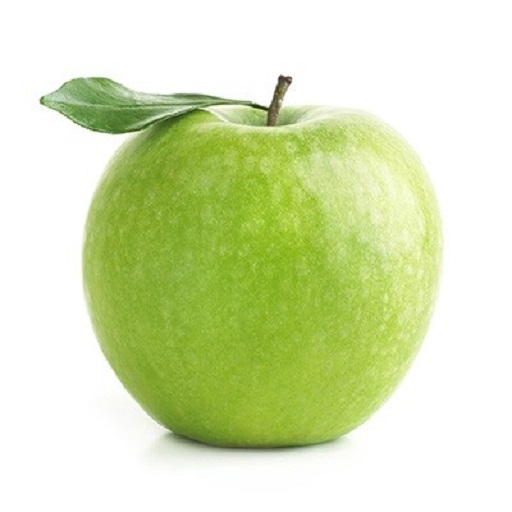
#> input picture apple.jpg, 512 x 512 px
$ python week2.py
#> lines starting #> are read from the running program, lines starting #| are printed output that depends on the picture
import cv2
import math
import numpy as np
from matplotlib import pyplot as plt

# -> step 1
apple, orange, guy = cv2.imread("apple.jpg",), cv2.imread(
    "orange.jpg"), cv2.imread('guy.jpg')
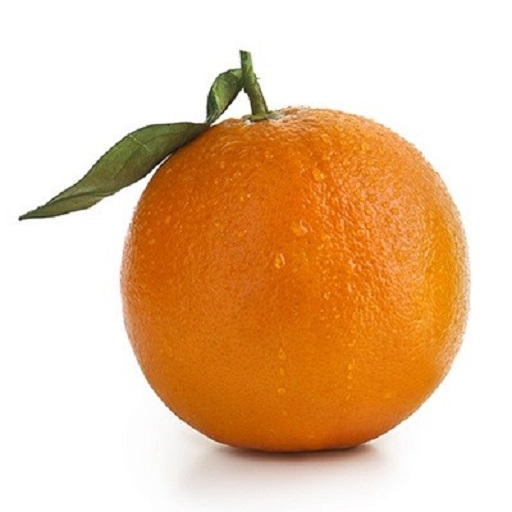
#> input picture orange.jpg, 512 x 512 px
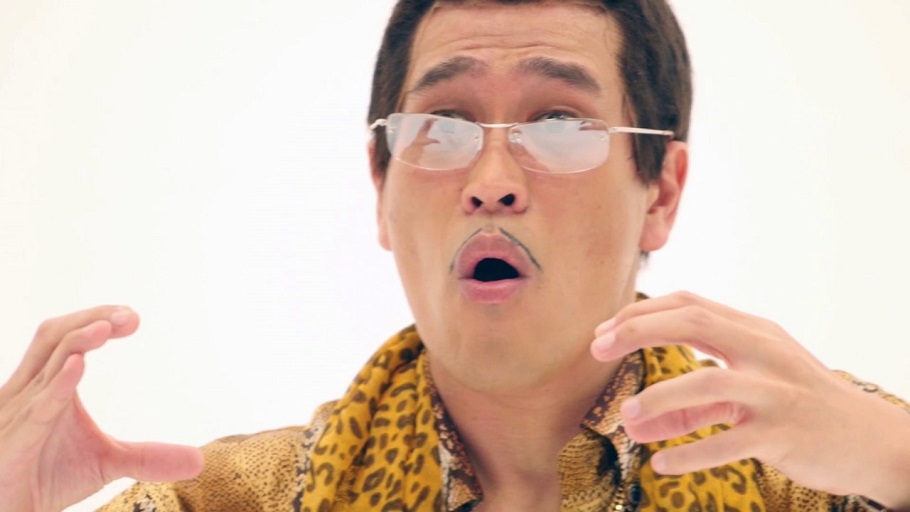
#> input picture guy.jpg, 910 x 512 px
#> apple is the input picture: shape (512, 512, 3); mean B, G, R 183, 227.8, 215.6
#> orange is the input picture: shape (512, 512, 3); mean B, G, R 159.5, 195.2, 232.4
#> guy is the input picture: shape (512, 910, 3); mean B, G, R 178.7, 194.5, 219.9
# resize to 512x512 px for laplacian pyramid
apple, orange, guy = cv2.resize(apple, (512, 512)), cv2.resize(
    orange, (512, 512)), cv2.resize(guy, (512, 512))
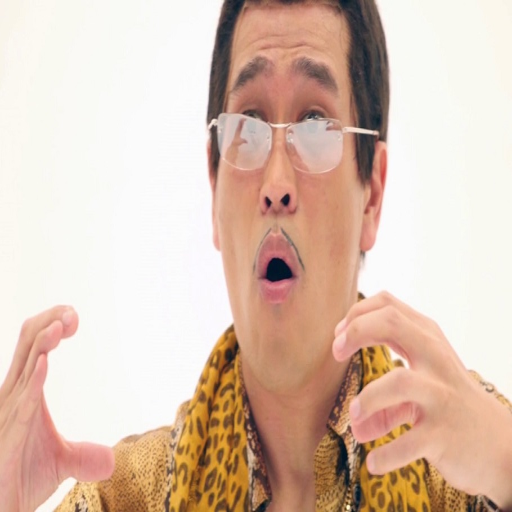
#> guy: shape (512, 512, 3); mean B, G, R 178.7, 194.5, 219.9
apple, orange, guy = cv2.cvtColor(apple, cv2.COLOR_BGR2RGB), cv2.cvtColor(
    orange, cv2.COLOR_BGR2RGB), cv2.cvtColor(guy, cv2.COLOR_BGR2RGB)
mid = 256
OrApple = np.hstack((apple[:, :mid], orange[:, mid:]))
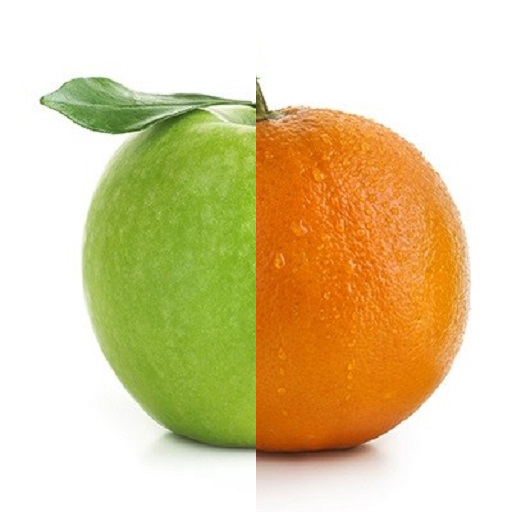
#> OrApple: shape (512, 512, 3); mean R, G, B 221.6, 204.5, 158.4

# -> step 2
# generate Gaussian pyramid for apple
apple_copy = apple.copy()
gp_apple = [apple_copy]
# find up to 6 level
for i in range(6):
    apple_copy = cv2.pyrDown(apple_copy)
    gp_apple.append(apple_copy)
#> after the loop, gp_apple = 7 items
# generate Gaussian pyramid for orange
orange_copy = orange.copy()
gp_orange = [orange_copy]
# find up to 6 level
for i in range(6):
    orange_copy = cv2.pyrDown(orange_copy)
    gp_orange.append(orange_copy)
#> this loop made 6 passes
#> pass 3, `orange_copy = cv2.pyrDown(orange_copy)`:
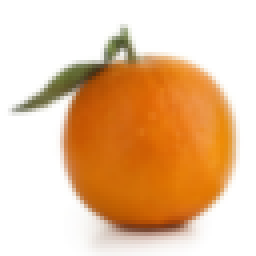
#> orange_copy: shape (64, 64, 3) (shown 4 times larger); mean R, G, B 232.4, 195.2, 159.5
#> after the loop, gp_orange = 7 items

# -> step 3
# generate laplacian pyramid for apple and orange
lp_apple = [gp_apple[5]]

for i in range(5, 0, -1):
    gaussian_extended = cv2.pyrUp(gp_apple[i])
    laplacian = cv2.subtract(gp_apple[i - 1], gaussian_extended)
    lp_apple.append(laplacian)
#> after the loop, lp_apple = 6 items
# #
lp_orange = [gp_orange[5]]

for i in range(5, 0, -1):
    gaussian_extended = cv2.pyrUp(gp_orange[i])
    laplacian = cv2.subtract(gp_orange[i - 1], gaussian_extended)
    lp_orange.append(laplacian)
#> after the loop, lp_orange = 6 items

# -> step 4
# join halves of both object together
apple_orange_pyr = []
for apple_lap, orange_lap in zip(lp_apple, lp_orange):
    rows, cols, channels = apple_lap.shape
    k = cols / apple.shape[1]
    diff = abs(mid - apple.shape[1]/2)
    laplacian = np.hstack(
        (apple_lap[:, 0: int(cols / 2 + k*diff)], orange_lap[:, int(cols / 2 + k*diff):]))
    apple_orange_pyr.append(laplacian)
#> this loop made 6 passes
#> (rows, cols, k) on passes 1 to 6: (16, 16, 0.0312), (32, 32, 0.0625), (64, 64, 0.125), (128, 128, 0.25), (256, 256, 0.5), (512, 512, 1)
#> pass 3, `laplacian = np.hstack( (apple_lap[:, 0: int(cols / 2 + k*diff)], orang..`:
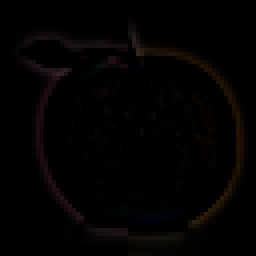
#> laplacian: shape (64, 64, 3) (shown 4 times larger); mean of channels 0, 1, 2 1.7, 1.9, 3.1; drawn as B, G, R
#> after the loop, apple_orange_pyr = 6 items
#
# -> step 5
# reconstruct
apple_orange_reconstruct = apple_orange_pyr[0]
for i in range(1, 6):
    apple_orange_reconstruct = cv2.pyrUp(apple_orange_reconstruct)
    apple_orange_reconstruct = cv2.add(
        apple_orange_pyr[i], apple_orange_reconstruct)
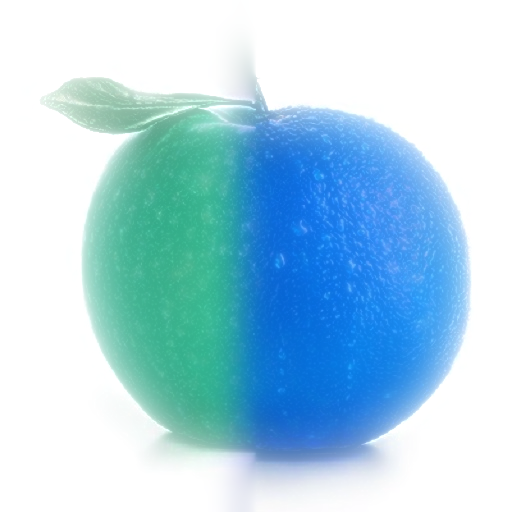
#> apple_orange_reconstruct: shape (512, 512, 3); mean of channels 0, 1, 2 229.7, 211, 170.3; drawn as B, G, R


#
titles = ['i have an apple', 'i have an orange', 'Ohh!!', 'OrApple !']
images = [apple, orange, guy, OrApple]
# show all images by matplotlib lib
plt.suptitle('Before blending', fontsize=16)
for i in range(len(images)):
    row, col = 1, len(images)
    if col >= row**2:
        step = int(math.sqrt(col) - row) + 1
        plt.subplot(row + step, int(math.sqrt(col)), i + 1)
    else:
        plt.subplot(row, col, i + 1)

    plt.imshow(images[i], 'gray')
    plt.title(titles[i])
    plt.xticks([])
    plt.yticks([])
#> this loop made 4 passes

# show
apple_orange_reconstruct = cv2.cvtColor(
    apple_orange_reconstruct, cv2.COLOR_RGB2BGR)
cv2.imshow('After blending', apple_orange_reconstruct)
plt.show()

cv2.waitKey(0)
cv2.destroyAllWindows()
